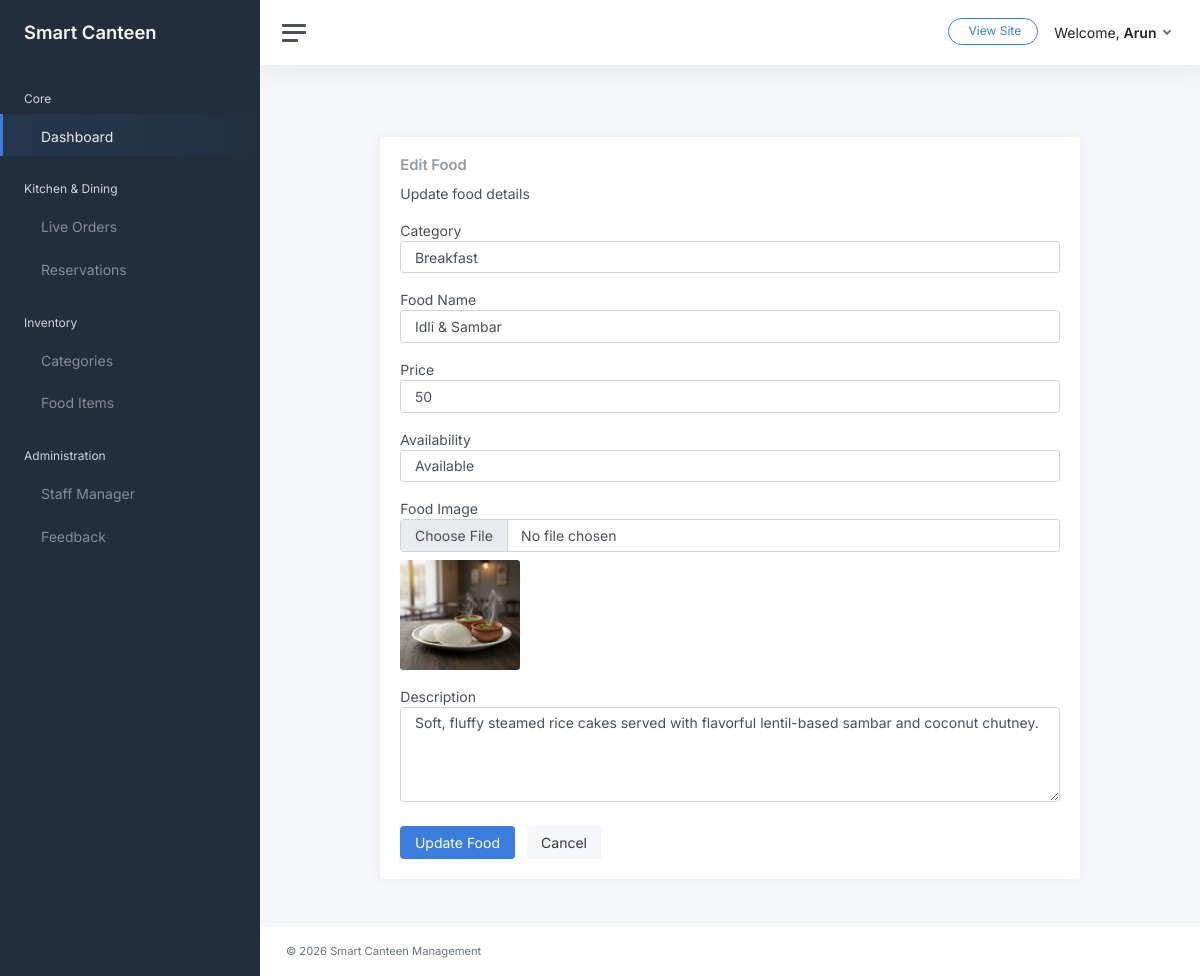
The app's page /EditFood/1/ (signed in) with its own data.
### UserApp/models.py (models this page shows)
class User(AbstractUser):
    email = models.EmailField(unique=True)
    name = models.CharField(max_length=50, blank=True, null=True)
    is_verified = models.BooleanField(default=False)
    created_at = models.DateTimeField(auto_now_add=True)
    updated_at = models.DateTimeField(auto_now=True)

### AdminApp/models.py (models this page shows)
class Food(models.Model):
    category = models.ForeignKey(Category, on_delete=models.CASCADE, related_name="foods")
    food_name = models.CharField(max_length=150, blank=True, null=True)
    price = models.IntegerField(blank=True, null=True)
    food_image = models.ImageField(upload_to="foods/", blank=True, null=True)
    description = models.TextField(max_length=200, blank=True, null=True)
    AVAILABILITY_CHOICES = (
        ('Available', 'Available'),
        ('Out of Stock', 'Out of Stock'),
    )
    availability = models.CharField(
        max_length=20,
        choices=AVAILABILITY_CHOICES,
        default='Available'
    )
    prebook_only = models.BooleanField(default=False)
    created_at = models.DateTimeField(auto_now_add=True)
    updated_at = models.DateTimeField(auto_now=True)

class Category(models.Model):
    category_name = models.CharField(max_length=100, blank=True, null=True)
    category_image = models.ImageField(upload_to='category_images/', blank=True, null=True)
    description = models.TextField(max_length=100, blank=True, null=True)

### AdminApp/views.py (the view)
# urls.py: path('EditFood/<int:food_id>/', views.edit_food, name="edit_food"),
@login_required
def edit_food(request, food_id):
    food = get_object_or_404(Food, id=food_id)
    categories = Category.objects.all()
    return render(request, "EditFood.html", {"food": food, "categories": categories})

### AdminApp/templates/EditFood.html (shortened to what this page needs)
{% extends 'Dashboard.html' %}
{% block content %}
<div class="row justify-content-center mt-4">
  <div class="col-lg-10 col-md-12">
    <div class="card">
      <div class="card-body">
        <h4 class="card-title">Edit Food</h4>
        <p class="card-description">Update food details</p>
        <form method="POST"
              action="{% url 'update_food' food_id=food.id %}"
              enctype="multipart/form-data">
          <div class="form-group mb-3">
            <label>Category</label>
            <select name="category" class="form-control" required>
              {% for cat in categories %}
              <option value="{{ cat.id }}"
                {% if food.category.id == cat.id %}selected{% endif %}>
                {{ cat.category_name }}
              </option>
              {% endfor %}
            </select>
          </div>
          <div class="form-group mb-3">
            <label>Food Name</label>
            <input type="text"
                   name="food_name"
                   value="{{ food.food_name }}"
                   class="form-control"
                   required>
          </div>
          <div class="form-group mb-3">
            <label>Price</label>
            <input type="number"
                   step="0.01"
                   name="price"
                   value="{{ food.price }}"
                   class="form-control"
                   required>
          </div>
          <div class="form-group mb-3">
            <label>Availability</label>
            <select name="availability" class="form-control">
              <option value="Available"
                {% if food.availability == "Available" %}selected{% endif %}>
                Available
              </option>
            </select>
          </div>
          <div class="form-group mb-3">
            <label>Food Image</label>
            <input type="file" name="food_image" class="form-control">
            {% if food.food_image %}
              <img src="{{ food.food_image.url }}"
                   class="mt-2 rounded"
                   width="120">
            {% endif %}
          </div>
          <div class="form-group mb-4">
            <label>Description</label>
            <textarea name="description"
                      rows="4"
                      class="form-control">{{ food.description }}</textarea>
          </div>
          <button type="submit" class="btn btn-primary me-2">
            Update Food
          </button>
          <a href="{% url 'view_food' %}" class="btn btn-light">
            Cancel
          </a>
        </form>
      </div>
    </div>
  </div>
</div>
{% endblock %}

### AdminApp/templates/Dashboard.html (shortened to what this page needs)
<!DOCTYPE html>
{% load static %}
<html lang="en">
<head>
    <link href="{% static 'assets/css/app.css' %}" rel="stylesheet">
    <link rel="stylesheet" href="https://cdn.jsdelivr.net/npm/bootstrap-icons@1.11.1/font/bootstrap-icons.css">
</head>
<body>
    <div class="wrapper">
        <nav id="sidebar" class="sidebar js-sidebar">
            <div class="sidebar-content js-simplebar">
                <a class="sidebar-brand" href="{% url 'admin_dashboard' %}">
                    <span class="align-middle">Smart Canteen</span>
                </a>
                <ul class="sidebar-nav">
                    <li class="sidebar-header">Core</li>
                    <li class="sidebar-item active">
                        <a class="sidebar-link" href="{% url 'admin_dashboard' %}">
                             <span class="align-middle">Dashboard</span>
                        </a>
                    </li>
                    <li class="sidebar-header">Kitchen & Dining</li>
                    <li class="sidebar-item">
                        <a class="sidebar-link" href="{% url 'live_orders' %}">
                             <span class="align-middle">Live Orders</span>
                        </a>
                    </li>
                    <li class="sidebar-item">
                        <a class="sidebar-link" href="{% url 'view_bookings' %}">
                             <span class="align-middle">Reservations</span>
                        </a>
                    </li>
                    <li class="sidebar-header">Inventory</li>
                    <li class="sidebar-item">
                        <a data-bs-target="#categoryMenu" data-bs-toggle="collapse" class="sidebar-link collapsed">
                             <span class="align-middle">Categories</span>
                        </a>
                    </li>
                    <li class="sidebar-item">
                        <a data-bs-target="#foodMenu" data-bs-toggle="collapse" class="sidebar-link collapsed">
                             <span class="align-middle">Food Items</span>
                        </a>
                    </li>
                    <li class="sidebar-header">Administration</li>
                    <li class="sidebar-item">
                        <a class="sidebar-link" href="{% url 'manage_staff' %}">
                             <span class="align-middle">Staff Manager</span>
                        </a>
                    </li>
                    <li class="sidebar-item">
                        <a class="sidebar-link" href="{% url 'view_feedback' %}">
                             <span class="align-middle">Feedback</span>
                        </a>
                    </li>
                </ul>
            </div>
        </nav>
        <div class="main">
            <nav class="navbar navbar-expand navbar-light navbar-bg">
                <a class="sidebar-toggle js-sidebar-toggle">
                    <i class="hamburger align-self-center"></i>
                </a>
                <div class="navbar-collapse collapse">
                    <ul class="navbar-nav navbar-align">
                        <li class="nav-item me-2">
                            <a class="btn btn-outline-primary btn-sm rounded-pill px-3 mt-1" href="{% url 'user_home' %}" target="_blank">
                                 View Site
                            </a>
                        </li>
                        <li class="nav-item dropdown">
                            <a class="nav-link dropdown-toggle d-none d-sm-inline-block" href="#" data-bs-toggle="dropdown">
                                <span class="text-dark">Welcome, <strong>{{ request.user.username }}</strong></span>
                            </a>
                        </li>
                    </ul>
                </div>
            </nav>
            <main class="content">
                <div class="container-fluid p-0">
                    {% block content %}{% endblock %}
                </div>
            </main>
            <footer class="footer mt-auto">
                <div class="container-fluid">
                    <div class="d-flex justify-content-between align-items-center small">
                        <div class="text-muted">© 2026 Smart Canteen Management</div>
                    </div>
                </div>
            </footer>
        </div>
    </div>
</body>
</html>

### records on screen
User: user.username "Arun"
Food: category "Breakfast", food_name "Idli & Sambar", price "50", availability "Available", food_image (picture), description "Soft, fluffy steamed rice cakes served with flavorful lentil-based sambar and coconut chutney."
